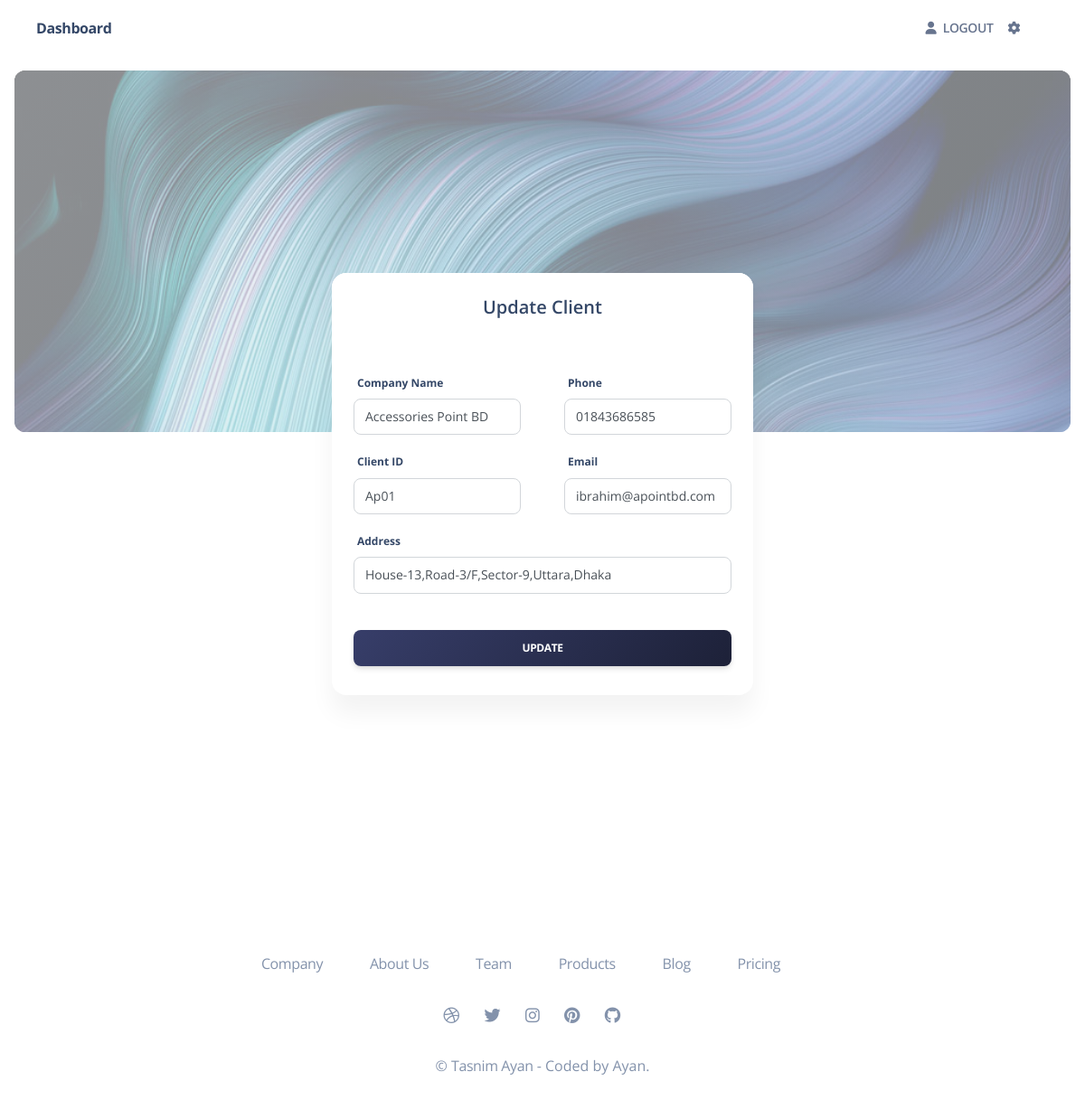
The app's page /client/update/Ap01 with its own data.
### apps/home/models.py (models this page shows, shortened)
class Client(models.Model):
    client_id = models.CharField(primary_key=True, max_length=20)
    company_name = models.CharField(max_length=100)
    phone = models.CharField(max_length=20)
    address = models.CharField(max_length=100)
    email = models.EmailField(null=True)

### apps/home/views.py (the view, shortened to what this page needs)
# urls.py: path('client/update/<str:id>', views.update_client, name='update_client'),
def update_client(request,id):
    client = Client.objects.get(client_id=id)
    context = {
        'client':client
    }
    return render(request, 'forms/update-client.html', context)

### apps/context_processors.py (called while the page is built)
def cfg_assets_root(request):
    return { 'ASSETS_ROOT' : settings.ASSETS_ROOT }

### apps/templates/forms/update-client.html (shortened to what this page needs)
{% extends 'layouts/base-fullscreen.html' %}
{% block content %}
    <main class="mt-0 transition-all duration-200 ease-soft-in-out">
      <section class="min-h-screen mb-32">
        <div class="relative flex items-start pt-12 pb-56 m-4 overflow-hidden bg-center bg-cover min-h-50-screen rounded-xl" style="background-image: url('{{ ASSETS_ROOT }}/img/curved-images/curved14.jpg')">
          <span class="absolute top-0 left-0 w-full h-full bg-center bg-cover bg-gradient-gray opacity-60"></span>
        </div>
        <div class="container">
          <div class="flex flex-wrap -mx-3 -mt-48 md:-mt-56 lg:-mt-48">
            <div class="w-full max-w-full px-3 mx-auto mt-0 md:flex-0 shrink-0 md:w-7/12 lg:w-5/12 xl:w-5/12">
              <div class="relative z-0 flex flex-col min-w-0 break-words bg-white border-0 shadow-soft-xl rounded-2xl bg-clip-border">
                <div class="p-6 mb-0 text-center bg-white border-b-0 rounded-t-2xl">
                  <h5>Update Client</h5>
                </div>
                <div class="flex-auto p-6">
                  <form role="form text-left" method="POST">
                    <div class="flex flex-row">
                      <div class="mr-6 w-1/2">
                        <label class="mb-2 ml-1 font-bold text-size-xs text-slate-700">Company Name</label>
                        <div class="mb-4">
                          <input type="text" class="text-size-sm focus:shadow-soft-primary-outline leading-5.6 ease-soft block w-full appearance-none rounded-lg border border-solid border-gray-300 bg-white bg-clip-padding py-2 px-3 font-normal text-gray-700 transition-all focus:border-fuchsia-300 focus:bg-white focus:text-gray-700 focus:outline-none focus:transition-shadow" placeholder="Company name" name="name" id="name" value="{{client.company_name}}"/>
                        </div>
                      </div>
                      <div class="ml-6 w-1/2">
                        <label class="mb-2 ml-1 font-bold text-size-xs text-slate-700">Phone</label>
                        <div class="mb-4">
                          <input type="text" class="text-size-sm focus:shadow-soft-primary-outline leading-5.6 ease-soft block w-full appearance-none rounded-lg border border-solid border-gray-300 bg-white bg-clip-padding py-2 px-3 font-normal text-gray-700 transition-all focus:border-fuchsia-300 focus:bg-white focus:text-gray-700 focus:outline-none focus:transition-shadow" placeholder="01xxx xxx xxx" name="phone" id="phone" value="{{client.phone}}"/>
                        </div>
                      </div>
                    </div>
                    <div class="flex flex-row">
                      <div class="mr-6 w-1/2">
                        <label class="mb-2 ml-1 font-bold text-size-xs text-slate-700">Client ID</label>
                        <div class="mb-4">
                          <input type="text" class="text-size-sm focus:shadow-soft-primary-outline leading-5.6 ease-soft block w-full appearance-none rounded-lg border border-solid border-gray-300 bg-white bg-clip-padding py-2 px-3 font-normal text-gray-700 transition-all focus:border-fuchsia-300 focus:bg-white focus:text-gray-700 focus:outline-none focus:transition-shadow" placeholder="ID" name="id" id="id" value="{{client.client_id}}" />
                        </div>
                      </div>
                      <div class="ml-6 w-1/2">
                        <label class="mb-2 ml-1 font-bold text-size-xs text-slate-700">Email</label>
                        <div class="mb-4">
                          <input type="email" class="text-size-sm focus:shadow-soft-primary-outline leading-5.6 ease-soft block w-full appearance-none rounded-lg border border-solid border-gray-300 bg-white bg-clip-padding py-2 px-3 font-normal text-gray-700 transition-all focus:border-fuchsia-300 focus:bg-white focus:text-gray-700 focus:outline-none focus:transition-shadow" placeholder="Email" name="mail" id="mail" value="{{client.email}}"/>
                        </div>
                      </div>
                    </div>
                    <label class="mb-2 ml-1 font-bold text-size-xs text-slate-700">Address</label>
                    <div class="mb-4">
                      <input type="text" class="text-size-sm focus:shadow-soft-primary-outline leading-5.6 ease-soft block w-full appearance-none rounded-lg border border-solid border-gray-300 bg-white bg-clip-padding py-2 px-3 font-normal text-gray-700 transition-all focus:border-fuchsia-300 focus:bg-white focus:text-gray-700 focus:outline-none focus:transition-shadow" placeholder="Address" name="address" id="address" value="{{client.address}}"/>
                    </div>
                    <div class="text-center">
                      <button type="submit" class="inline-block w-full px-6 py-3 mt-6 mb-2 font-bold text-center text-white uppercase align-middle transition-all bg-transparent border-0 rounded-lg cursor-pointer active:opacity-85 hover:scale-102 hover:shadow-soft-xs leading-pro text-size-xs ease-soft-in tracking-tight-soft shadow-soft-md bg-150 bg-x-25 bg-gradient-dark-gray hover:border-slate-700 hover:bg-slate-700 hover:text-white">Update</button>
                    </div>
                  </form>
                </div>
              </div>
            </div>
          </div>
        </div>
      </section>
      {% include "includes/footer-fullscreen.html" %}
    </main>
{% endblock content %}

### records on screen
Client: name "Accessories Point BD", phone "01843686585", id "Ap01", mail "ibrahim@apointbd.com", address "House-13,Road-3/F,Sector-9,Uttara,Dhaka"
